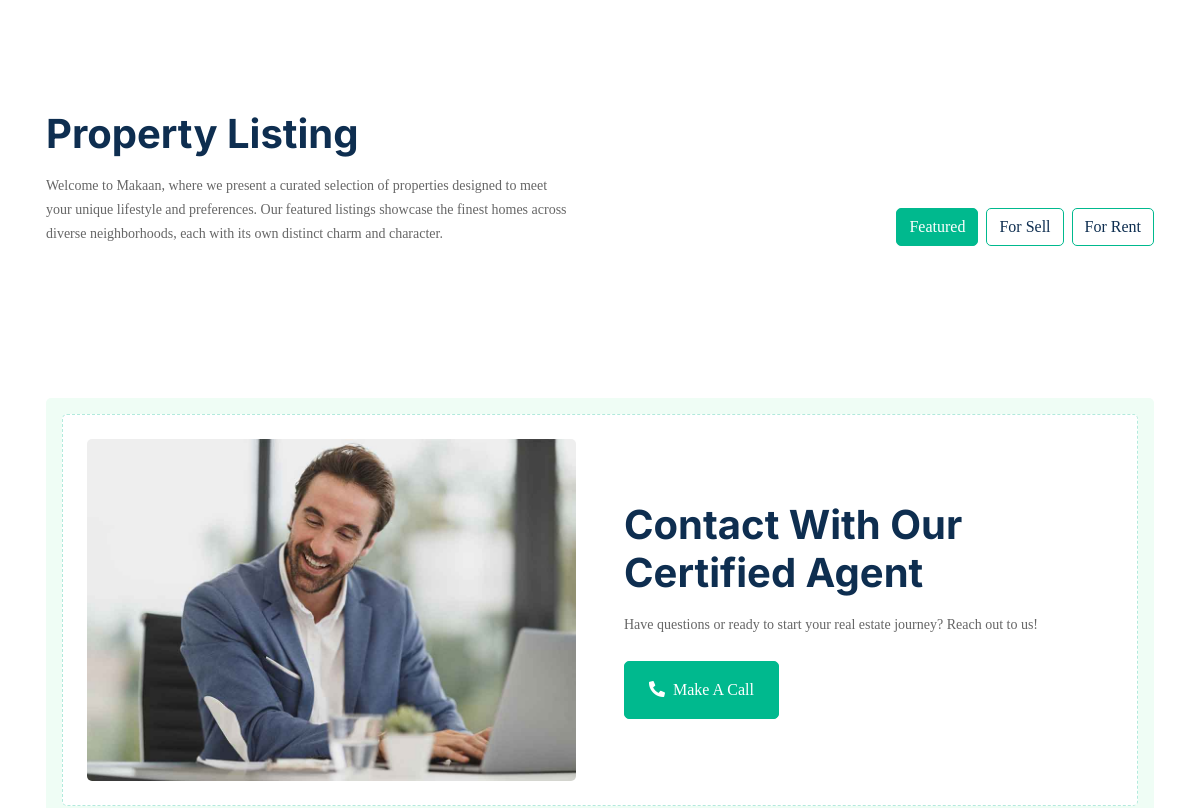
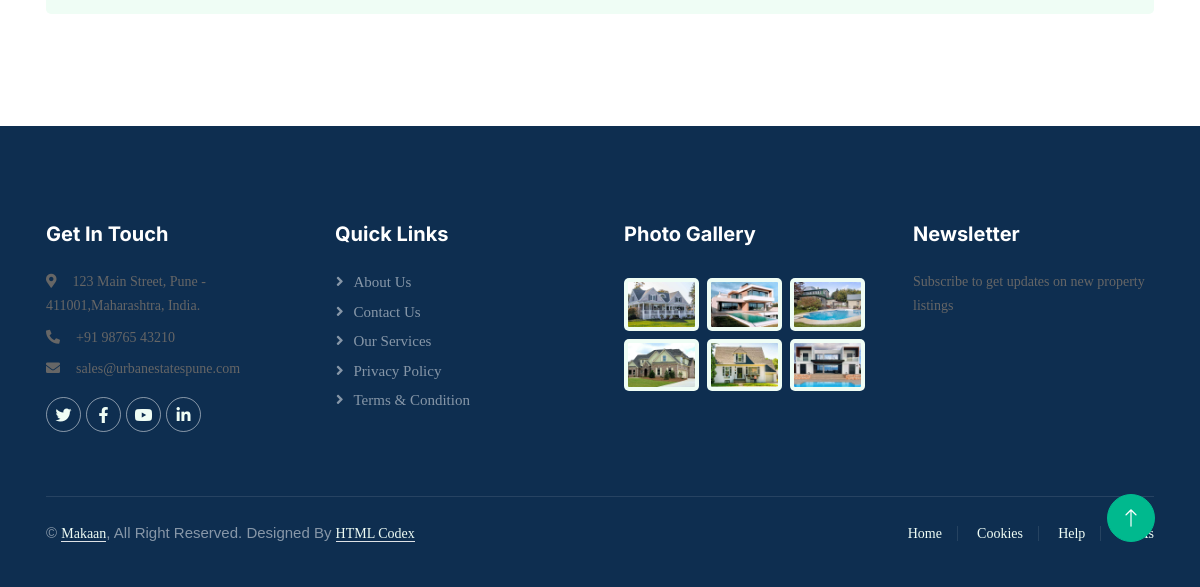
The app's page /property-list (lower part), older data (2 pictures, top to bottom).
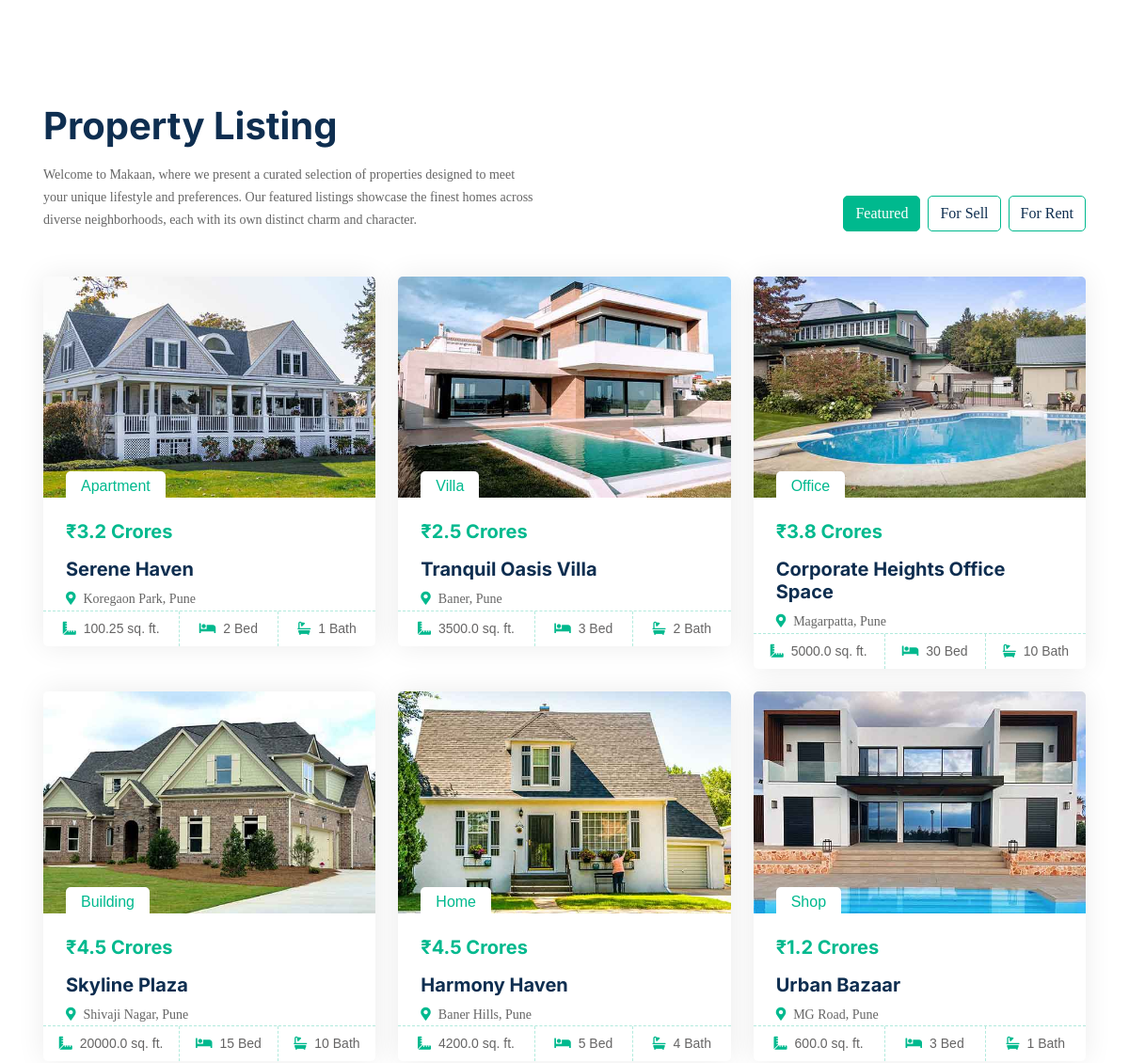
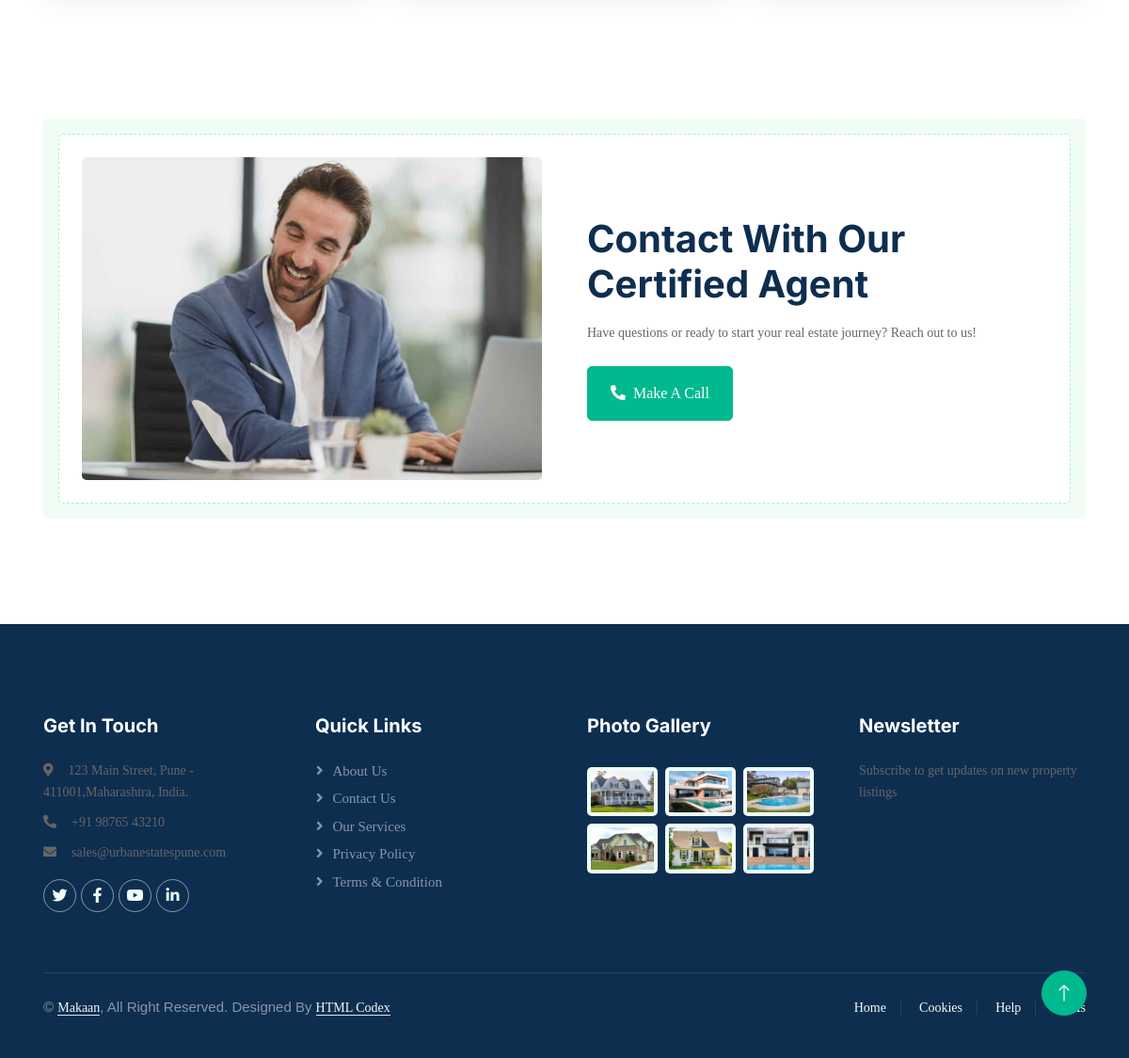
The same page, newer data (2 pictures, top to bottom).
### makaan/models.py (models this page shows, shortened)
class Properties(models.Model):
    title = models.CharField(max_length=50)
    description = models.TextField()
    types_list = [
        ('apartment', 'Apartment'),
        ('villa', 'Villa'),
        ('home', 'Home'),
        ('office', 'Office'),
        ('building', 'Building'),
        ('townhose', 'Townhouse'),
        ('shop', 'Shop'),
        ('garage', 'Garage'),
        ]
    property_type = models.CharField(max_length=50, choices=types_list)
    status_list = [('featured', 'Featured'), ('on_sale', 'On Sale'), ('on_rent', 'On Rent')]
    property_status = models.CharField(max_length=50, choices=status_list)
    location = models.CharField(max_length=100)
    bedrooms = models.IntegerField()
    bathrooms = models.IntegerField()
    floors = models.IntegerField()
    garages = models.IntegerField()
    area = models.FloatField()
    price= models.FloatField()
    map_link = models.CharField(max_length = 500)
    address= models.CharField(max_length = 500)
    image = models.ImageField(upload_to='property_img')

### makaan/views.py (the view)
# urls.py: path('property-list',views.property_list, name="property_list" ),
def property_list(request):
    properties = Properties.objects.all()
    return render(request,'property-list.html',{"properties":properties})

### templates/property-list.html (shortened to what the changed rows need)
{% extends "base.html" %}
{% load static %}
{% block mainblock %}
        <div class="container-xxl py-5">
            <div class="container">
                <div class="row g-0 gx-5 align-items-end">
                    <div class="col-lg-6">
                        <div class="text-start mx-auto mb-5 wow slideInLeft" data-wow-delay="0.1s">
                            <h1 class="mb-3">Property Listing</h1>
                        </div>
                    </div>
                </div>
                <div class="tab-content">
                    <div id="tab-1" class="tab-pane fade show p-0 active">
                        <div class="row g-4">
                            {% for property in properties %}
                            {% if property.property_status == 'featured' %}
                            <div class="col-lg-4 col-md-6 wow fadeInUp" data-wow-delay="0.{{forloop.counter}}s">
                                <div class="property-item rounded overflow-hidden">
                                    <div class="position-relative overflow-hidden">
                                        <a href="/view-property/{{property.id}}"><img class="img-fluid" src="{{property.image.url}}" alt=""></a>
                                        <div class="bg-white rounded-top text-primary position-absolute start-0 bottom-0 mx-4 pt-1 px-3">{{property.get_property_type_display}}</div>
                                    </div>
                                    <div class="p-4 pb-0">
                                        <h5 class="text-primary mb-3">₹{{property.price}} Crores</h5>
                                        <a class="d-block h5 mb-2" href="/view-property/{{property.id}}">{{property.title}}</a>
                                        <p><i class="fa fa-map-marker-alt text-primary me-2"></i>{{property.location}}</p>
                                    </div>
                                    <div class="d-flex border-top">
                                        <small class="flex-fill text-center border-end py-2"><i class="fa fa-ruler-combined text-primary me-2"></i>{{property.area}} sq. ft.</small>
                                        <small class="flex-fill text-center border-end py-2"><i class="fa fa-bed text-primary me-2"></i>{{property.bedrooms}} Bed</small>
                                        <small class="flex-fill text-center py-2"><i class="fa fa-bath text-primary me-2"></i>{{property.bathrooms}} Bath</small>
                                    </div>
                                </div>
                            </div>
                            {% endif %}
                            {% endfor %}
                        </div>
                    </div>
                </div>
            </div>
        </div>
        <div class="container-xxl py-5">
            <div class="container">
                <div class="bg-light rounded p-3">
                    <div class="bg-white rounded p-4" style="border: 1px dashed rgba(0, 185, 142, .3)">
                        <div class="row g-5 align-items-center">
                            <div class="col-lg-6 wow fadeIn" data-wow-delay="0.5s">
                                <div class="mb-4">
                                    <h1 class="mb-3">Contact With Our Certified Agent</h1>
                                </div>
                            </div>
                        </div>
                    </div>
                </div>
            </div>
        </div>
{% endblock mainblock %}

Row changes from the older to the newer data that the page shows:
now on this page (row edited): Properties: image (picture), property_type "Apartment", price "3.2", title "Serene Haven", location "Koregaon Park, Pune", area "100.25", bedrooms "2", bathrooms "1"
now on this page (row edited): Properties: image (picture), property_type "Villa", price "2.5", title "Tranquil Oasis Villa", location "Baner, Pune", area "3500.0", bedrooms "3", bathrooms "2"
now on this page (row edited): Properties: image (picture), property_type "Office", price "3.8", title "Corporate Heights Office Space", location "Magarpatta, Pune", area "5000.0", bedrooms "30", bathrooms "10"
now on this page (row edited): Properties: image (picture), property_type "Building", price "4.5", title "Skyline Plaza", location "Shivaji Nagar, Pune", area "20000.0", bedrooms "15", bathrooms "10"
added Properties: image (picture), property_type "Home", price "4.5", title "Harmony Haven", location "Baner Hills, Pune", area "4200.0", bedrooms "5", bathrooms "4"
added Properties: image (picture), property_type "Shop", price "1.2", title "Urban Bazaar", location "MG Road, Pune", area "600.0", bedrooms "3", bathrooms "1"
